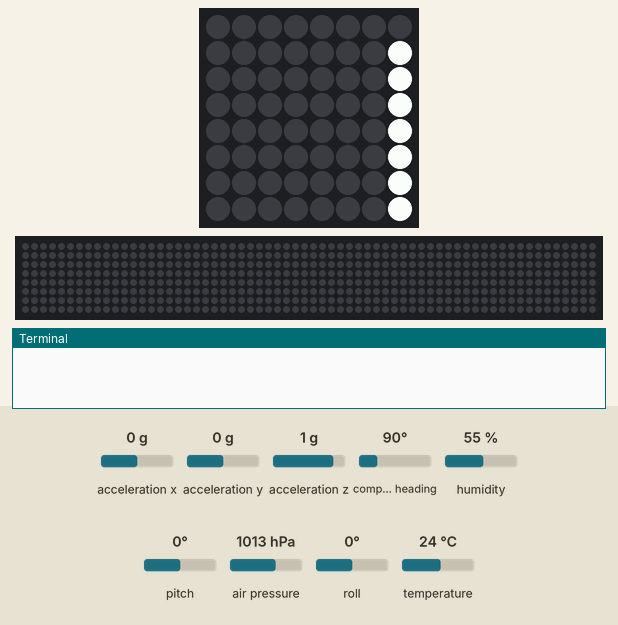
The program below on a simulated Raspberry Pi (BCM pin numbers) with a Sense HAT. Shown: the Sense HAT's 8×8 RGB LED matrix, a strip that is not on the board, showing the scrolling text unrolled, the last lines printed to the terminal. The inputs (shaded band) are chosen by the test bench; at power-on: acceleration x 0 g, acceleration y 0 g, acceleration z 1 g, compass heading 90°, humidity 55 %, pitch 0°, air pressure 1013 hPa, roll 0°, temperature 24 °C. The 64×8 strip is a reading aid, not a part: it shows the text the matrix is scrolling, unrolled, one strip-width of it at a time; the Sense HAT reports a negative pitch or roll as 360° plus the angle.

Above: at 0.17 s.
At 14.07 s:
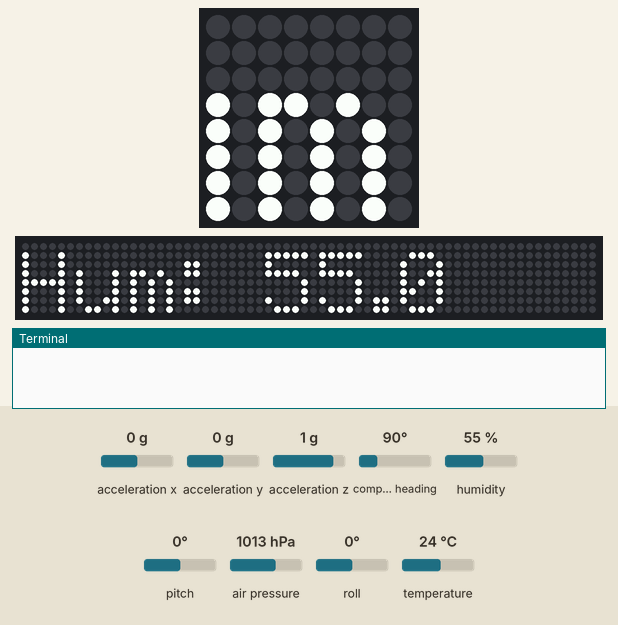
At 17.79 s:
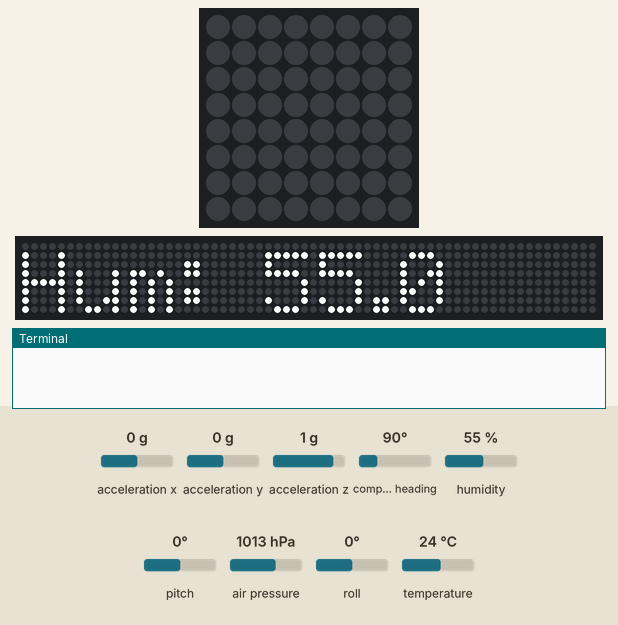
At 18.4 s:
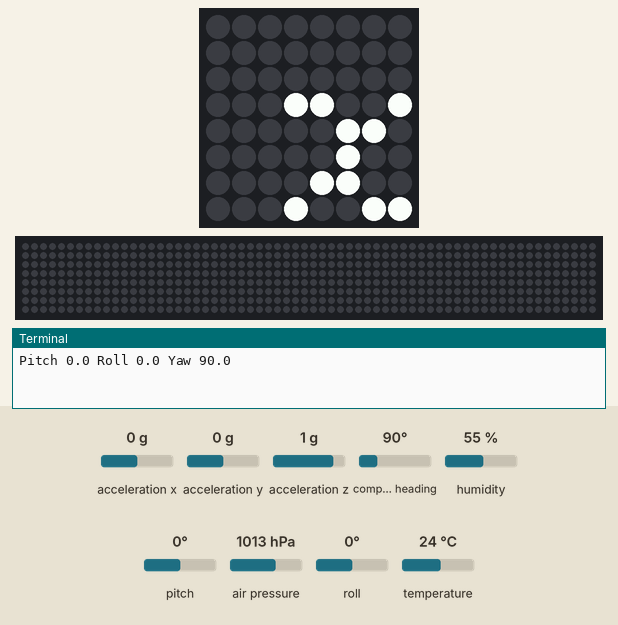
At 21.02 s:
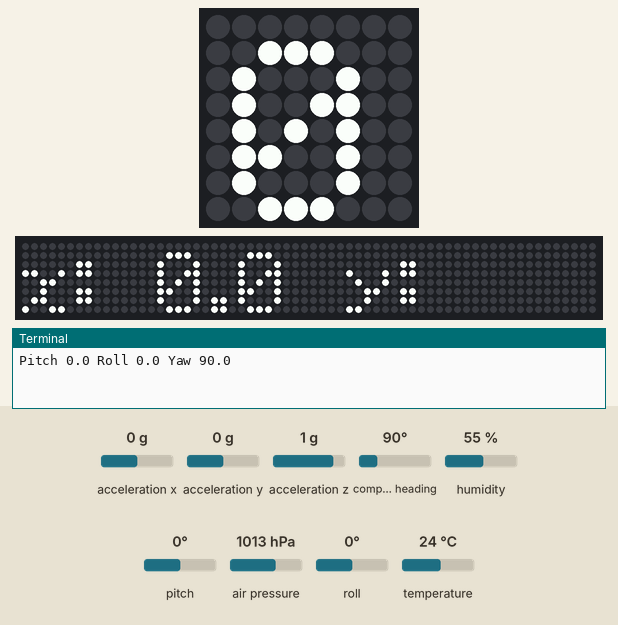
At 27.9 s:
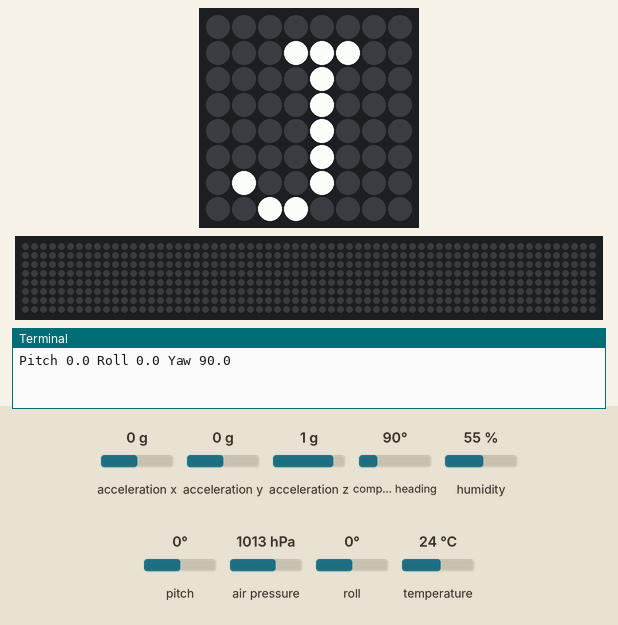

The program:

ExamplesEnvironment.py
```python
"""
Examples of using the Sense HAT python library: Sensing the environment

Ref: https://projects.raspberrypi.org/en/projects/getting-started-with-the-sense-hat
"""

# Import the Sense HAT python interface
from sense_hat import SenseHat

# Instantiate an interface with the HAT
sense = SenseHat()

#
# Read pressure, temperature, humidity
#

# N.B.: The temperature is read from the pressure and/or humidity sensor
pressure = sense.get_pressure()
temperature = sense.get_temperature()
humidity = sense.get_humidity()

# Print the results
result = "Pre: %.1f Temp: %.1f Hum: %.1f" % (pressure, temperature, humidity)
sense.show_message(result)

#
# Sense the Inertial Measurement Unit
#

# Read the orientation of the module
# N.B.: This is read from the accelerometer
orientation = sense.get_orientation_degrees() # radians version exists too
print("Pitch {0} Roll {1} Yaw {2}".format(orientation["pitch"], orientation["roll"], orientation["yaw"]))

# Get the accelerator information in G's
accel = sense.get_accelerometer_raw()
sense.show_message("x: %.1f y: %.1f z: %1.f" % (accel["x"], accel["y"], accel["z"]))

# Show the orientation graphically
sense.show_letter("J")
x = round(accel["x"], 0)
while x < 1:
   accel = sense.get_accelerometer_raw()
   x = round(accel["x"], 0)
   y = round(accel["y"], 0)
   z = round(accel["z"], 0)

   if x==-1:
     sense.set_rotation(180)
   elif y==1:
     sense.set_rotation(90)
   elif y==-1:
     sense.set_rotation(270)
   else:
     sense.set_rotation(0)
sense.clear()

#
# Sense the joystick
#

# Print the direction, stop with down
finished = False
while not finished:
   for event in sense.stick.get_events():
      print(event.direction, event.action)
      if event.action == 'pressed':
         if event.direction == 'left':
            sense.show_letter("L")
         if event.direction == 'right':
            sense.show_letter("R")
         if event.direction == 'up':
            sense.show_letter("U")
         finished = event.direction == 'down'
sense.clear()

# Associate function with event
def pushed_up(event):
   print(event)

sense.stick_direction_up = pushed_up
```
